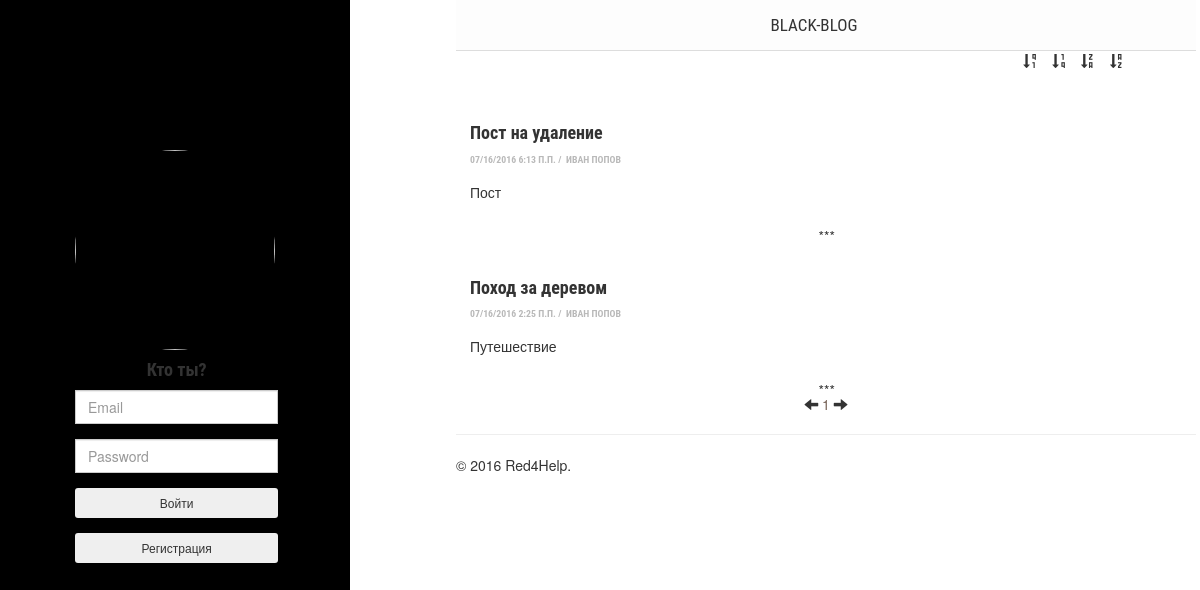
The app's page /, older data.
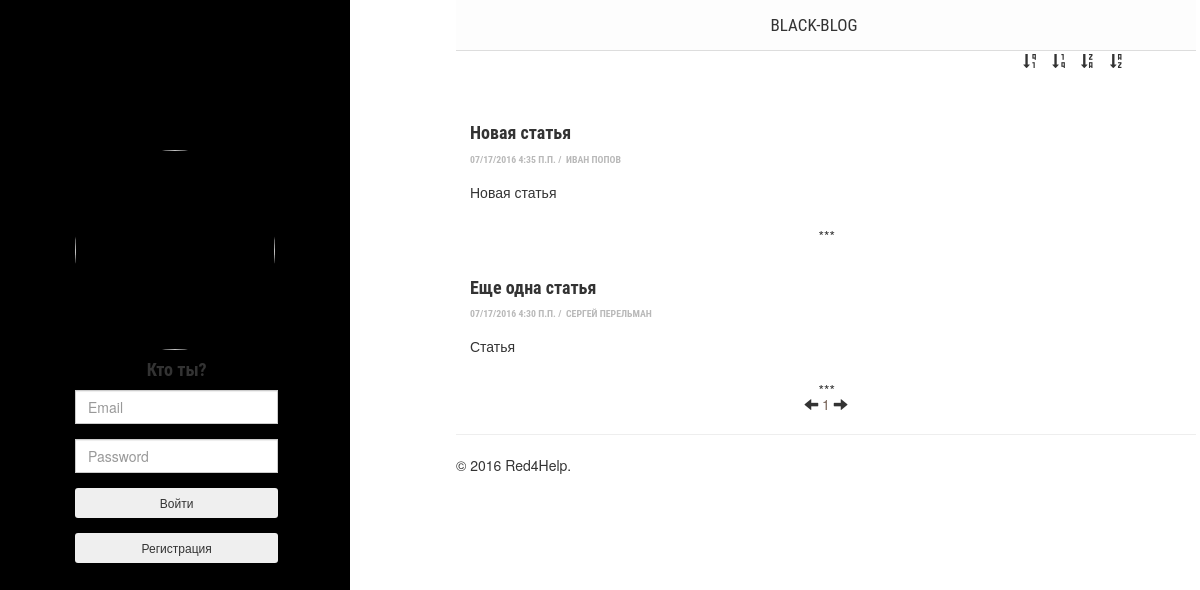
The same page, newer data.
### multiblog/models.py (models this page shows, shortened)
class Publication(models.Model):
	title = models.CharField(max_length=200, verbose_name='Имя')
	abstract = models.TextField(max_length=600, verbose_name='Краткое содержание')
	full_text = models.TextField(verbose_name='Полное описание')
	time = models.DateTimeField(verbose_name='Дата публикации')
	author = models.ForeignKey('Blogger', on_delete=models.CASCADE, verbose_name='Автор')
	class Meta:
		verbose_name = u'Публикация'
		verbose_name_plural = u'Публикации'

class Blogger(AbstractBaseUser):
	email = models.EmailField(verbose_name='Email', unique=True, max_length=250)
	name = models.CharField(max_length=100, verbose_name='Имя', blank=True)
	surname = models.CharField(max_length=100, verbose_name='Фамилия', blank=True)
	phone = models.CharField(max_length=20, verbose_name='Телефон', blank=True)
	skype = models.CharField(max_length=20, verbose_name='Skype', blank=True)
	avatar = models.ImageField(upload_to=u'./media/img/', verbose_name='Аватар', blank=False, default='./media/img/ava-default.png')
	is_active = models.BooleanField(default=True)
	is_admin = models.BooleanField(default=False)
	objects = BloggerManager()
	USERNAME_FIELD = 'email'
	def img_avatar(self):
		if self.avatar:
			return '<img src="%s" width="100"/>' % self.avatar.url
		else:
			return '(none)'
	img_avatar.short_description = 'Аватар'
	img_avatar.allow_tags = True
	class Meta:
		verbose_name = u'Блоггер'
		verbose_name_plural = u'Блоггеры'
	def __str__(self):
		if self.name or self.surname:
			return self.name + " " + self.surname
		else:
			return self.email

### multiblog/views.py (the view, shortened to what this page needs)
# urls.py: url(r'^$', views.MainPageAuth.as_view(), name='main'),
class MainPageAuth(FormView):
	form_class = BloggerAuthForm
	template_name = 'multiblog/main.html'
	error = ''
	page_limit = 2 # ограничение на количество статей на странице
	user_id = -1
	publ = Publication.objects.all().order_by("-time")
	paginator = Paginator(publ, page_limit)
	def context(self):
		return {
			'publ' : self.paginator.page(1),
		    'form' : self.form_class,
			'error' : self.error
		}
	def get(self, request):
		if request.GET.get("page"):
			page = int(request.GET.get("page"))
			response_data = self.pagination(self.paginator, page)
			return HttpResponse(json.dumps(response_data), content_type="application/json")
		else:
			return render(request, self.template_name, self.context())

### multiblog/templatetags/multiblog_tags.py (called while the page is built)
@register.inclusion_tag('multiblog/footer.html')
def footer():
	return {'year':datetime.datetime.now().year}

@register.inclusion_tag('multiblog/header.html')
def header():
	return {}

### multiblog/templates/multiblog/main.html
{% extends 'multiblog/base.html'%}
{% block content %}
    <div id="wrapper">
      <div id="sidebar-wrapper">
        <div class="col-sm-8 placeholder">
            {% if user.is_authenticated %}
                <a href="{% url 'my_profile' pk=user.id %}"><img src="{{ user.avatar.url }}" class="img-responsive"></a>
                <h4 class="text-center"><a href="{% url 'my_profile' pk=user.id %}">{{ user }}</a></h4>
                <a href="{% url 'new' %}" >
                  <button class="btn" name="new">Новая запись</button>
                </a>
                <a href="{% url 'django.contrib.auth.views.logout' %}?next=/">
                  <button class="btn" name="logout">Выйти</button>
                </a>
            {% else %}
              <img src="https://ezwow.org/uploads/profile/photo-674151.png" class="img-responsive">
                <form class="form-signin" method="POST" id="submit-form">{% csrf_token %}
                {% if error %}
                  <h4 class="text-center text-danger">{{ error }}</h4>
                {% else %}
                  <h4 class="text-center">Кто ты?</h4>
                {% endif %}
                    <div class="form-group">
                        <div class="input-group col-md-12">{{ form.email }}</div>
                    </div>
                    <div class="form-group">
                        <div class="input-group col-md-12"> {{ form.password }}</div>
                    </div>
                    <div class="form-group">
                        <div class="input-group col-md-12">
                          <button class="btn btn-inverse btn-sm btn-block" type="submit" name="submit-log-in">Войти</button>
                        </div>
                    </div>
                    <div class="form-group">
                      <div class="input-group col-md-12">
                        <button class="btn btn-inverse btn-sm btn-block" type="submit" name="submit-register">Регистрация</button>
                      </div>
                    </div>
                </form>
              {% endif %}
            </div>
        </div>
  </div>
  <header class="main-header content-wrapper">
    <nav class="nav-main center-wrapper">
      <a class="nav-main" href="{% url 'main' %}">Black-Blog</a>
    </nav>
  </header>
  <li class="sort-main">
        <ol><a href="#" class="sort-page" act="2-desc" data-placement="bottom" data-toggle="tooltip" title="Сортировка по убыванию даты публикации" ><span class="glyphicon glyphicon-sort-by-order-alt"></span></a></ol>
        <ol><a href="#" class="sort-page" act="2-asc" data-placement="bottom" data-toggle="tooltip" title="Сортировка по возрастанию даты публикации"><span class="glyphicon glyphicon-sort-by-order"></span></a></ol>
        <ol><a href="#" class="sort-page" act="1-desc" data-placement="bottom" data-toggle="tooltip" title="Сортировка в обратном алфавитном порядке"><span class="glyphicon glyphicon-sort-by-alphabet-alt"></span></a></ol>
        <ol><a href="#" class="sort-page" act="1-asc" data-placement="bottom" data-toggle="tooltip" title="Сортировка в алфавитном порядке"><span class="glyphicon glyphicon-sort-by-alphabet"></span></a></ol>
  </li>
	<main class="content-wrapper" id="main_page">
      <div id="posts">
		  {% for p in publ %}
			    <article class="index-page" data-author="{{ p.author }}" data-time="{{ p.time }}">
			      <h4><a href="{% url 'full' pk=p.id %}">{{ p.title }}</a>
            </h4>
			      <p class="post-meta"><time datetime='{{ p.time|date:"SHORT_DATETIME_FORMAT" }}'>{{ p.time|date:"SHORT_DATETIME_FORMAT" }}</time>&nbsp;/&nbsp;
				      <span item="author"><a href="{% url 'my_profile' pk=p.author.id %}">{{ p.author }}</a></span>
			      </p>
            <p>{{ p.abstract }}</p>
        	</article>
      {% endfor %}
      </div>
      <div class="center-wrapper" id="navigation">
        <a id="left" href=""><span class="glyphicon glyphicon-arrow-left"></span></a>
        <span id="page-number">1</span>
        <a id="right" href=""><span class="glyphicon glyphicon-arrow-right"></span></a>
      </div>
{% endblock content %}

Row changes from the older to the newer data that the page shows:
no longer on this page (row unchanged): Publication: title "Пост на удаление", time "07/16/2016 6:13 П.П.", author "ИВАН ПОПОВ", abstract "Пост"
no longer on this page (row unchanged): Publication: title "Поход за деревом", time "07/16/2016 2:25 П.П.", author "ИВАН ПОПОВ", abstract "Путешествие"
added Publication: title "Новая статья", time "07/17/2016 4:35 П.П.", author "ИВАН ПОПОВ", abstract "Новая статья"
added Publication: title "Еще одна статья", time "07/17/2016 4:30 П.П.", author "СЕРГЕЙ ПЕРЕЛЬМАН", abstract "Статья"
